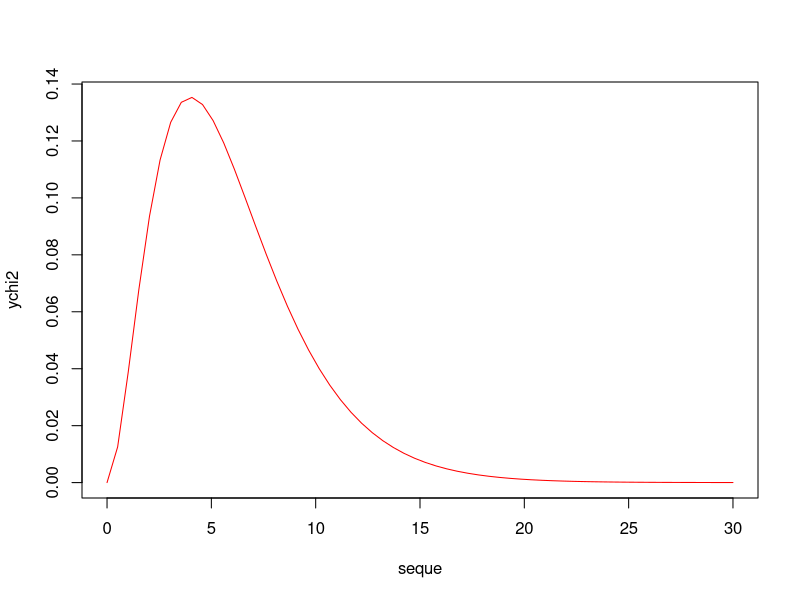
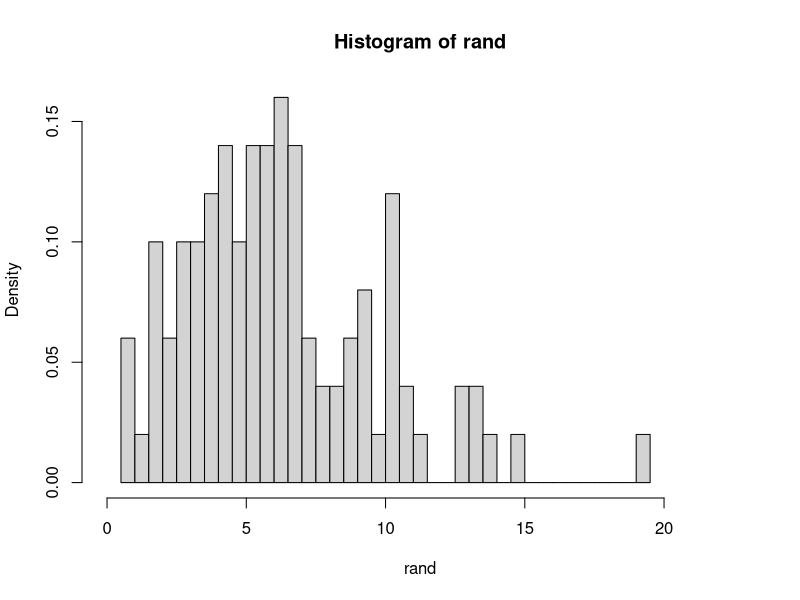
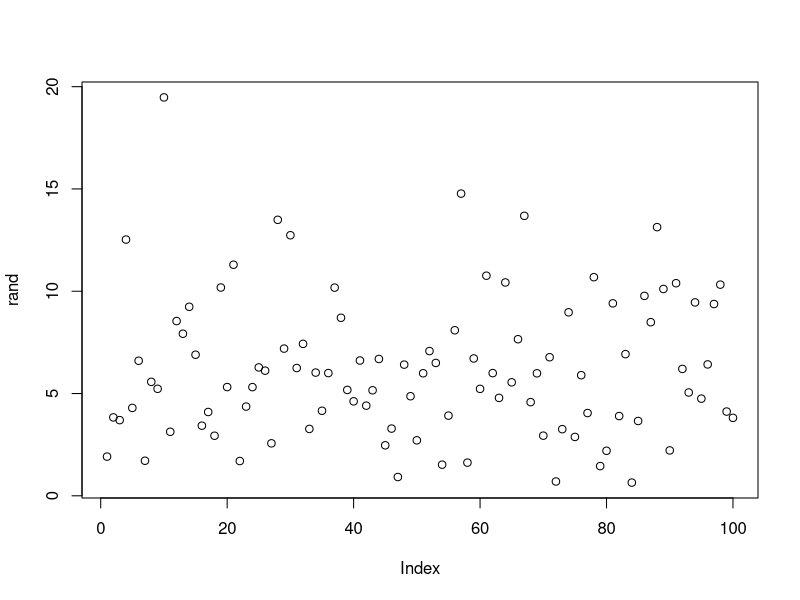

Write R code to recreate these figures, in order. (Note: this script raises an error after producing the figures.)
seque <- seq(0,30, length.out = 60)
ychi2 <- dchisq(seque, 6)
plot(seque, ychi2, type = "l", col = "red")

rand <-rchisq(100, 6)
hist(rand, breaks = 60, freq = F, xlim=c(0, max(rand)+3))

#      hat_f <- function(x, X, bandwith, kern) { # X est l'échantillon, x de \hat f(x)
#        for (i in 1:length(x)){
#          hatf$vect[i] <- sum(kern((X-x[i])/bandwith)) / (bandwith*length(X)) # formule noyau
#        }
#        
#        return(hatf)
#      }
      
dens <- function(sample, bandwith, kernel){

      X <- sample
      n <- length(X)
      x <- seq.int(min(X), max(X), length.out = n)
      if (missing(kernel)) {kernel = "gaussian"}
      kern <- switch(kernel,
                  gaussian = function(u){return(dnorm(u))},
                  rectangular = function(u){
                    ifelse(abs(u) < 1, .5, 0) },
                  triangular = function(u) {
                    return(ifelse(abs(u) < 1, (1 - abs(u)), 0)) },
                  epanechnikov = function(u){
                   return(ifelse(abs(u) < 1, 3/4*(1 - u^2), 0)) },
                  biweight = function(u){ 
                    return(ifelse(abs(u) < 1, 15/16*(1 - u^2)^2, 0)) }) # noyau caractère en fonction
      

      
    if (missing(bandwith)){
        
      bandwith <- seq(0,5,0.1)
      s <- 0
      for (i in 1:n){ 
      s<- s + sum(kern( (X[i]-X[-i])/bandwith)) 
      }
      
      #n2hat_f <- norm(hat_f,2)^2  # ne fonctionne pas, doit être un vecteur
      #n2hat_f <- hat_f(x, X, bandwith)$norm22
      n2hat_f <- integrate(hat_f^2)
      
      R <- n2hat_f - 2/(n(n-1))* s /bandwith
      #gradient ?
      bandwith <- optim(bandwith, R)
      #bandwith <- bandwith[which.max(R)]
    }
      hatfvect <- NULL
      for (i in 1:n){
        som = 0
        for (j in 1:n){
          som = som + kern((X[j]-x[i])/bandwith)
        }
        hatfvect[i] <- som / (bandwith*n) # formule noyau
      }
      return(hatfvect)
      
  
}
plot(rand)
rand[rand=a$y]

test = dens(rand, bandwith = 1.1)
plot(seq(min(rand), max(rand), length.out =  100), type="l", test)
lines(dchisq(0:21, 6)) 
lines(density(rand, kernel = "gaussian"), col = "red")
a=density(rand)
str(a)

Risk <- function(sample, bandwith, kernel){
  
  X  <- sample
  n <- length(X)
  x <- seq.int(min(X), max(X), length.out = n)
  if (missing(kernel)) {kernel = "gaussian"}
  kern <- switch(kernel,
                 gaussian = function(u){return(dnorm(u))},
                 rectangular = function(u){
                   ifelse(abs(u) < 1, .5, 0) },
                 triangular = function(u) {
                   return(ifelse(abs(u) < 1, (1 - abs(u)), 0)) },
                 epanechnikov = function(u){
                   return(ifelse(abs(u) < 1, 3/4*(1 - u^2), 0)) },
                 biweight = function(u){ 
                   return(ifelse(abs(u) < 1, 15/16*(1 - u^2)^2, 0)) }) # noyau caractère en fonction
  
  hatf <- function(x, sample, h, kernel){
    n <- length(sample)
    som <- 0
    for (i in 1:n){
     som <- som + kern((sample[i]-x)/h) 
    }
    return(som/(n*h))
  } 
   
  s <- 0
  for (i in 1:n){ 
    s <- s + sum(kern( (X[i]-X[-i])/bandwith)) 
  }
  

  n2hat_f <- integrate(function(x) hatf(x, sample = X, h = bandwith, kernel = kern), min(X)-50, max(X)+50)$value ^2

  R <- n2hat_f - 2/(n*(n-1))* s /bandwith

  return(R)
}

Risk(rand, bandwith = 0.025)

x <- seq(0.03, 1, by = 0.01)
risvec <- NULL
j=1
for (i in x){risvec[j]=Risk(rand,i); j=j+1}

plot(x, risvec)





MSE <- function(m, o){
  mean((m - o)^2)
}
id <- function(x){x+1}
id(2)
 